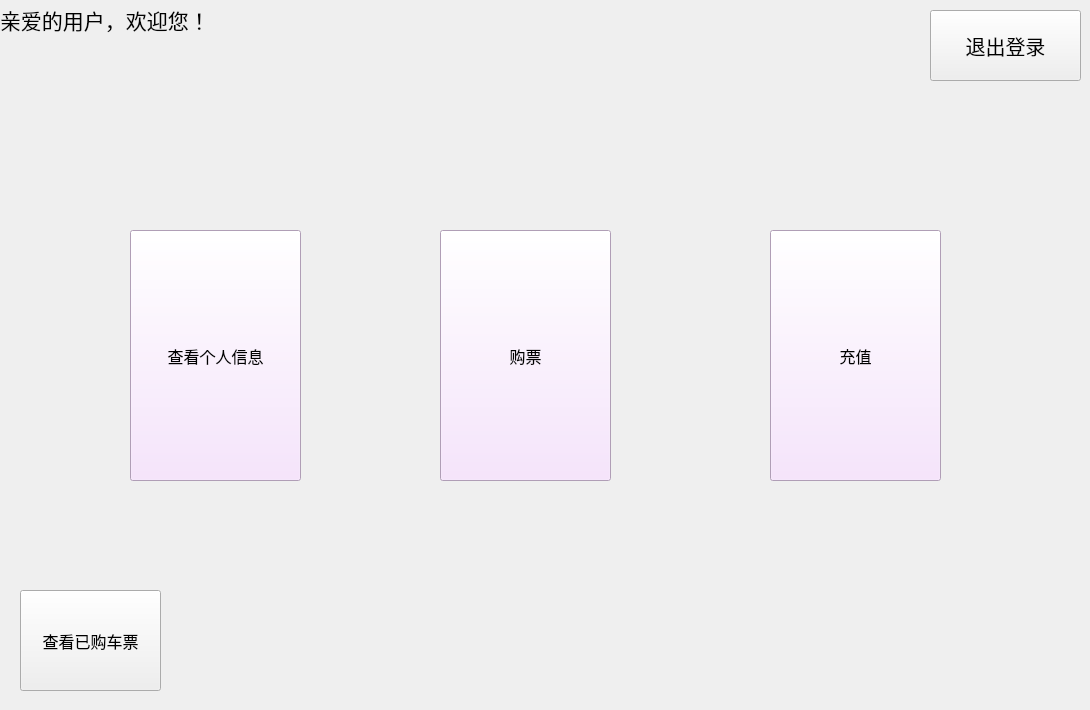
<?xml version="1.0" encoding="UTF-8"?>
<ui version="4.0">
 <class>User_Widget</class>
 <widget class="QWidget" name="User_Widget">
  <property name="geometry">
   <rect>
    <x>0</x>
    <y>0</y>
    <width>1090</width>
    <height>710</height>
   </rect>
  </property>
  <property name="windowTitle">
   <string>Form</string>
  </property>
  <widget class="QLabel" name="label">
   <property name="geometry">
    <rect>
     <x>0</x>
     <y>-10</y>
     <width>271</width>
     <height>61</height>
    </rect>
   </property>
   <property name="font">
    <font>
     <family>汉仪长仿宋体</family>
    </font>
   </property>
   <property name="text">
    <string>&lt;!DOCTYPE HTML PUBLIC &quot;-//W3C//DTD HTML 4.0//EN&quot; &quot;http://www.w3.org/TR/REC-html40/strict.dtd&quot;&gt;
&lt;html&gt;&lt;head&gt;&lt;meta name=&quot;qrichtext&quot; content=&quot;1&quot; /&gt;&lt;style type=&quot;text/css&quot;&gt;
p, li { white-space: pre-wrap; }
&lt;/style&gt;&lt;/head&gt;&lt;body style=&quot; font-family:'汉仪长仿宋体'; font-size:9pt; font-weight:400; font-style:normal;&quot;&gt;
&lt;p style=&quot; margin-top:0px; margin-bottom:0px; margin-left:0px; margin-right:0px; -qt-block-indent:0; text-indent:0px;&quot;&gt;&lt;span style=&quot; font-family:'SimSun'; font-size:16pt;&quot;&gt;亲爱的用户，欢迎您！&lt;/span&gt;&lt;/p&gt;&lt;/body&gt;&lt;/html&gt;</string>
   </property>
  </widget>
  <widget class="QPushButton" name="exitButton">
   <property name="geometry">
    <rect>
     <x>930</x>
     <y>10</y>
     <width>151</width>
     <height>71</height>
    </rect>
   </property>
   <property name="font">
    <font>
     <pointsize>15</pointsize>
    </font>
   </property>
   <property name="text">
    <string>退出登录</string>
   </property>
  </widget>
  <widget class="QPushButton" name="watchButton">
   <property name="geometry">
    <rect>
     <x>130</x>
     <y>230</y>
     <width>171</width>
     <height>251</height>
    </rect>
   </property>
   <property name="font">
    <font>
     <family>AcadEref</family>
     <pointsize>12</pointsize>
     <weight>50</weight>
     <bold>false</bold>
    </font>
   </property>
   <property name="styleSheet">
    <string notr="true">QPushButton{
	background-color:rgb(247, 221, 255);
}
QPushButton:hover{
	background-color:rgb(252,161,255);
}</string>
   </property>
   <property name="text">
    <string>查看个人信息</string>
   </property>
   <property name="flat">
    <bool>false</bool>
   </property>
  </widget>
  <widget class="QPushButton" name="buyTicketButton">
   <property name="geometry">
    <rect>
     <x>440</x>
     <y>230</y>
     <width>171</width>
     <height>251</height>
    </rect>
   </property>
   <property name="font">
    <font>
     <pointsize>12</pointsize>
    </font>
   </property>
   <property name="styleSheet">
    <string notr="true">QPushButton{
	background-color:rgb(247, 221, 255);
}
QPushButton:hover{
	background-color:rgb(252,161,255);
}</string>
   </property>
   <property name="text">
    <string>购票</string>
   </property>
  </widget>
  <widget class="QPushButton" name="payButton">
   <property name="geometry">
    <rect>
     <x>770</x>
     <y>230</y>
     <width>171</width>
     <height>251</height>
    </rect>
   </property>
   <property name="font">
    <font>
     <pointsize>12</pointsize>
    </font>
   </property>
   <property name="styleSheet">
    <string notr="true">QPushButton{
	background-color:rgb(247, 221, 255);
}
QPushButton:hover{
	background-color:rgb(252,161,255);
}</string>
   </property>
   <property name="text">
    <string>充值</string>
   </property>
  </widget>
  <widget class="QPushButton" name="watchTicketButton">
   <property name="geometry">
    <rect>
     <x>20</x>
     <y>590</y>
     <width>141</width>
     <height>101</height>
    </rect>
   </property>
   <property name="font">
    <font>
     <family>AcadEref</family>
     <pointsize>12</pointsize>
    </font>
   </property>
   <property name="whatsThis">
    <string>&lt;html&gt;&lt;head/&gt;&lt;body&gt;&lt;p&gt;&lt;span style=&quot; font-size:12pt;&quot;&gt;查看已购车票&lt;/span&gt;&lt;/p&gt;&lt;/body&gt;&lt;/html&gt;</string>
   </property>
   <property name="text">
    <string>查看已购车票</string>
   </property>
  </widget>
 </widget>
 <resources/>
 <connections/>
</ui>
